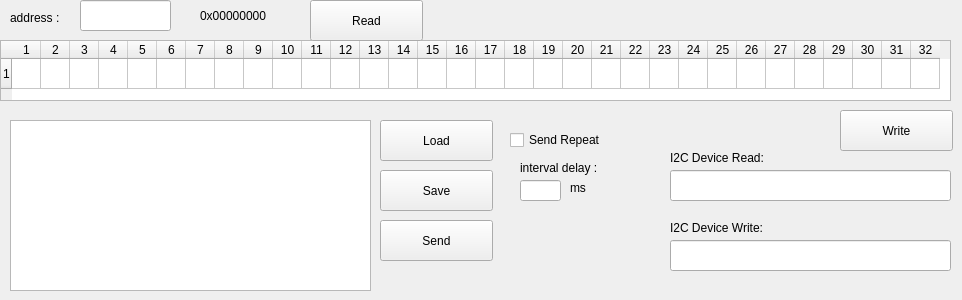
    <widget class="QWidget" name="tab_TconRegister">
     <attribute name="title">
      <string>TCON Register</string>
     </attribute>
     <widget class="QTableWidget" name="bit_table">
      <property name="geometry">
       <rect>
        <x>0</x>
        <y>40</y>
        <width>951</width>
        <height>61</height>
       </rect>
      </property>
      <property name="sizePolicy">
       <sizepolicy hsizetype="Preferred" vsizetype="Preferred">
        <horstretch>0</horstretch>
        <verstretch>0</verstretch>
       </sizepolicy>
      </property>
      <property name="rowCount">
       <number>1</number>
      </property>
      <property name="columnCount">
       <number>32</number>
      </property>
      <attribute name="horizontalHeaderCascadingSectionResizes">
       <bool>true</bool>
      </attribute>
      <attribute name="horizontalHeaderDefaultSectionSize">
       <number>29</number>
      </attribute>
      <attribute name="horizontalHeaderMinimumSectionSize">
       <number>10</number>
      </attribute>
      <attribute name="horizontalHeaderStretchLastSection">
       <bool>false</bool>
      </attribute>
      <attribute name="verticalHeaderCascadingSectionResizes">
       <bool>true</bool>
      </attribute>
      <attribute name="verticalHeaderStretchLastSection">
       <bool>false</bool>
      </attribute>
      <row/>
      <column/>
      <column/>
      <column/>
      <column/>
      <column/>
      <column/>
      <column/>
      <column/>
      <column/>
      <column/>
      <column/>
      <column/>
      <column/>
      <column/>
      <column/>
      <column/>
      <column/>
      <column/>
      <column/>
      <column/>
      <column/>
      <column/>
      <column/>
      <column/>
      <column/>
      <column/>
      <column/>
      <column/>
      <column/>
      <column/>
      <column/>
      <column/>
     </widget>
     <widget class="QPushButton" name="TCON_RegGet_Btn">
      <property name="geometry">
       <rect>
        <x>310</x>
        <y>0</y>
        <width>113</width>
        <height>41</height>
       </rect>
      </property>
      <property name="text">
       <string>Read</string>
      </property>
     </widget>
     <widget class="QPushButton" name="TCON_RegWrite_Btn">
      <property name="geometry">
       <rect>
        <x>840</x>
        <y>110</y>
        <width>113</width>
        <height>41</height>
       </rect>
      </property>
      <property name="text">
       <string>Write</string>
      </property>
     </widget>
     <widget class="QLineEdit" name="addr_input">
      <property name="geometry">
       <rect>
        <x>80</x>
        <y>0</y>
        <width>91</width>
        <height>31</height>
       </rect>
      </property>
      <property name="text">
       <string/>
      </property>
      <property name="maxLength">
       <number>12</number>
      </property>
     </widget>
     <widget class="QLabel" name="label_39">
      <property name="geometry">
       <rect>
        <x>10</x>
        <y>10</y>
        <width>61</width>
        <height>16</height>
       </rect>
      </property>
      <property name="text">
       <string>address :</string>
      </property>
     </widget>
     <widget class="QPlainTextEdit" name="plainTextEdit">
      <property name="geometry">
       <rect>
        <x>10</x>
        <y>120</y>
        <width>361</width>
        <height>171</height>
       </rect>
      </property>
      <property name="sizePolicy">
       <sizepolicy hsizetype="Preferred" vsizetype="Preferred">
        <horstretch>0</horstretch>
        <verstretch>0</verstretch>
       </sizepolicy>
      </property>
     </widget>
     <widget class="QPushButton" name="TCON_RegSend_Btn">
      <property name="geometry">
       <rect>
        <x>380</x>
        <y>220</y>
        <width>113</width>
        <height>41</height>
       </rect>
      </property>
      <property name="sizePolicy">
       <sizepolicy hsizetype="Preferred" vsizetype="Preferred">
        <horstretch>0</horstretch>
        <verstretch>0</verstretch>
       </sizepolicy>
      </property>
      <property name="text">
       <string>Send</string>
      </property>
     </widget>
     <widget class="QPushButton" name="TCON_RegSave_Btn">
      <property name="geometry">
       <rect>
        <x>380</x>
        <y>170</y>
        <width>113</width>
        <height>41</height>
       </rect>
      </property>
      <property name="sizePolicy">
       <sizepolicy hsizetype="Preferred" vsizetype="Preferred">
        <horstretch>0</horstretch>
        <verstretch>0</verstretch>
       </sizepolicy>
      </property>
      <property name="text">
       <string>Save</string>
      </property>
     </widget>
     <widget class="QPushButton" name="TCON_RegLoad_Btn">
      <property name="geometry">
       <rect>
        <x>380</x>
        <y>120</y>
        <width>113</width>
        <height>41</height>
       </rect>
      </property>
      <property name="sizePolicy">
       <sizepolicy hsizetype="Preferred" vsizetype="Preferred">
        <horstretch>0</horstretch>
        <verstretch>0</verstretch>
       </sizepolicy>
      </property>
      <property name="text">
       <string>Load</string>
      </property>
     </widget>
     <widget class="QLabel" name="current_value_display">
      <property name="geometry">
       <rect>
        <x>200</x>
        <y>0</y>
        <width>91</width>
        <height>31</height>
       </rect>
      </property>
      <property name="text">
       <string>0x00000000</string>
      </property>
     </widget>
     <widget class="QCheckBox" name="checkBox_RegRepeat">
      <property name="geometry">
       <rect>
        <x>510</x>
        <y>130</y>
        <width>111</width>
        <height>20</height>
       </rect>
      </property>
      <property name="text">
       <string>Send Repeat</string>
      </property>
     </widget>
     <widget class="QLineEdit" name="lineEdit_RegRepeat_time">
      <property name="geometry">
       <rect>
        <x>520</x>
        <y>180</y>
        <width>41</width>
        <height>21</height>
       </rect>
      </property>
     </widget>
     <widget class="QLabel" name="label_72">
      <property name="geometry">
       <rect>
        <x>520</x>
        <y>160</y>
        <width>101</width>
        <height>16</height>
       </rect>
      </property>
      <property name="text">
       <string>interval delay :</string>
      </property>
     </widget>
     <widget class="QLabel" name="label_73">
      <property name="geometry">
       <rect>
        <x>570</x>
        <y>180</y>
        <width>31</width>
        <height>16</height>
       </rect>
      </property>
      <property name="text">
       <string>ms</string>
      </property>
     </widget>
     <widget class="QLineEdit" name="lineEdit_I2CR">
      <property name="geometry">
       <rect>
        <x>670</x>
        <y>170</y>
        <width>281</width>
        <height>31</height>
       </rect>
      </property>
      <property name="text">
       <string/>
      </property>
      <property name="maxLength">
       <number>15</number>
      </property>
     </widget>
     <widget class="QLabel" name="label_74">
      <property name="geometry">
       <rect>
        <x>670</x>
        <y>150</y>
        <width>111</width>
        <height>16</height>
       </rect>
      </property>
      <property name="text">
       <string>I2C Device Read:</string>
      </property>
     </widget>
     <widget class="QLabel" name="label_75">
      <property name="geometry">
       <rect>
        <x>670</x>
        <y>220</y>
        <width>111</width>
        <height>16</height>
       </rect>
      </property>
      <property name="text">
       <string>I2C Device Write:</string>
      </property>
     </widget>
     <widget class="QLineEdit" name="lineEdit_I2CW">
      <property name="geometry">
       <rect>
        <x>670</x>
        <y>240</y>
        <width>281</width>
        <height>31</height>
       </rect>
      </property>
      <property name="text">
       <string/>
      </property>
      <property name="maxLength">
       <number>64</number>
      </property>
     </widget>
    </widget>
